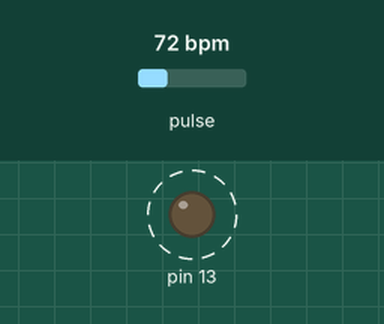
Simulated run of this sketch. Board: Arduino Uno, built with avr-gcc and run on an emulated ATmega328P. On the bench: output pins drawn as LEDs (lit = HIGH). Dashed ring = blinking. The inputs (shaded band) are chosen by the test bench; at power-on: pulse 72 bpm. The modem accepts every AT command (registered, SIM ready, sends succeed) and sends nothing else; what the sketch prints to the serial monitor is not drawn.

Above: at 1.2 s.
1.3 s: pulse set to 42 bpm
At 2.9 s:
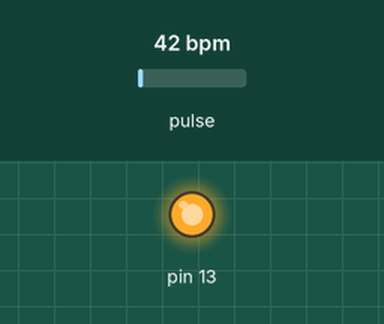
3.8 s: pulse set to 47 bpm
6.8 s: pulse set to 51 bpm
At 9.68 s:
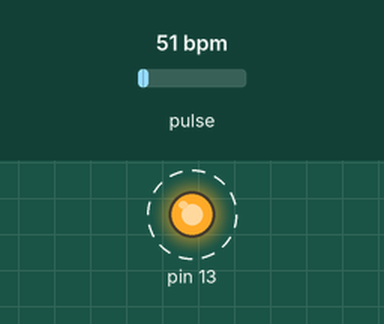
9.8 s: pulse set to 49 bpm
Timing chart, 0 to 12.8 s (numbered marks = the images above; inputs shaded):
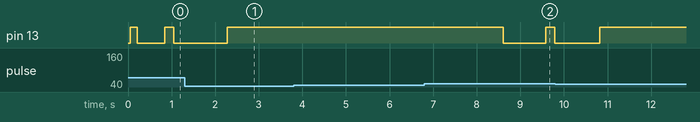

Measured:
- the behaviour switches between 49 and 50 bpm on pulse (found by bisection; images 1 and 2)
- after the input at 3.8 s, every drawn part: stays the same
- after the input at 6.8 s, pin 13: HIGH → LOW after 1.8 s, → HIGH 0.97 s later, → LOW 0.20 s later

The sketch:

gsm.ino
```cpp
#define USE_ARDUINO_INTERRUPTS true    //Inicializa as interrupcoes de baixo nivel para melhor precisao dos BPM
#include <SoftwareSerial.h>
#include <PulseSensorPlayground.h>  // Includes the PulseSensorPlayground Library.
//Porta do Arduino onde o pino TX do Módulo GSM esta conectado
#define TX_PIN 10

//Porta do Arduino onde o pino RX do Módulo GSM esta conectado
#define RX_PIN 11

//Cria comunicacao serial via software nas portas digitais definidas acima
SoftwareSerial mySerial(TX_PIN, RX_PIN);
PulseSensorPlayground pulseSensor;
const int PulseWire = 0;       // Conector de detecção do sinal analógico do PulseSensor   ligado ao pino analogico 0
const int LED13 = 13;          // Define o led 13, o da placa.
int Threshold = 550;           // Determina qual sinal conta com uma batida e qual ignorar -- aumentar a sensibilidade do sensor
bool temSMS = false;
String telefoneSMS;
String dataHoraSMS;
String mensagemSMS;
String comandoGSM = "";
String ultimoGSM = "";
bool callStatus = false;
void enviaSMS(String telefone);
void fazLigacao(String telefone);
void configuraGSM();
int cont = 4;

void setup() {
  Serial.begin(9600);          // Inicializa o monitor serial

  // Configura o objeto pulseSensor de acordo com as variaveis criadas
  pulseSensor.analogInput(PulseWire);   // recebe os valores analogicos do sensor
  pulseSensor.blinkOnPulse(LED13);       // Led da placa pisca de acordo com as batidas do coracao
  pulseSensor.setThreshold(Threshold);

  // Verifica se o objeto foi criado e o sinal esta sendo passado pelo sensor
   if (pulseSensor.begin()) {
    Serial.println("Objeto Criado!");  //Avisa que o objeto criado.
  }
  mySerial.begin(9600);

  Serial.println("Sketch Iniciado!");
  configuraGSM();
}

void loop() {
 int myBPM = pulseSensor.getBeatsPerMinute();  // Chama a funcao para retorna os valores dos batimentos e armazena-los em
                                               // "myBPM" mantem o valor de BPM atual.

if (pulseSensor.sawStartOfBeat()) {            // Testa constantemente se os batimentos estao ocorrendo.
    Serial.println("♥  Batimentos Acontecendo! "); // Se verdadeiro, printa esta mensagem.
    Serial.print("BPM: ");                        // Imprimi na tela  "BPM: "
    Serial.println(myBPM);                        // Imprimi os valores dos batimentos.
    // Teste lógico que só enviara mensagens quando tiverem valores incorretos de forma constante
    if(myBPM < 50 || myBPM > 180){
       cont--;
       Serial.println(cont);
       if(cont < 2){
          enviaSMS("91998353989");
          cont = 4;
    }
     delay(2000);
  }
}


 delay(20);

}


/*
Funções que definem enviarSMS, fazerLigação e configuraGSM.
*/
void enviaSMS(String telefone) {
      mySerial.print("AT+CMGF=1\r");//modo texto
      Serial.println("configurando envio de SMS");
      mySerial.print("AT+CMGS=\""+ telefone+"\"\n");
      mySerial.print("O Paciente em estado grave\r");
      mySerial.print("%");
      mySerial.write(0x1A);
      Serial.println("SMS enviado com sucesso");
      Serial.println(" ");
}

void fazLigacao(String telefone) {
     mySerial.println("ATH0\n");
     mySerial.print((char)26);
     mySerial.println("ATD " + telefone + ";\n");
     mySerial.print((char)26);
}


void configuraGSM() {
     mySerial.print("AT+CMGF=1\n;AT+CNMI=2,2,0,0,0\n;ATX4\n;AT+COLP=1\n");
}
```
